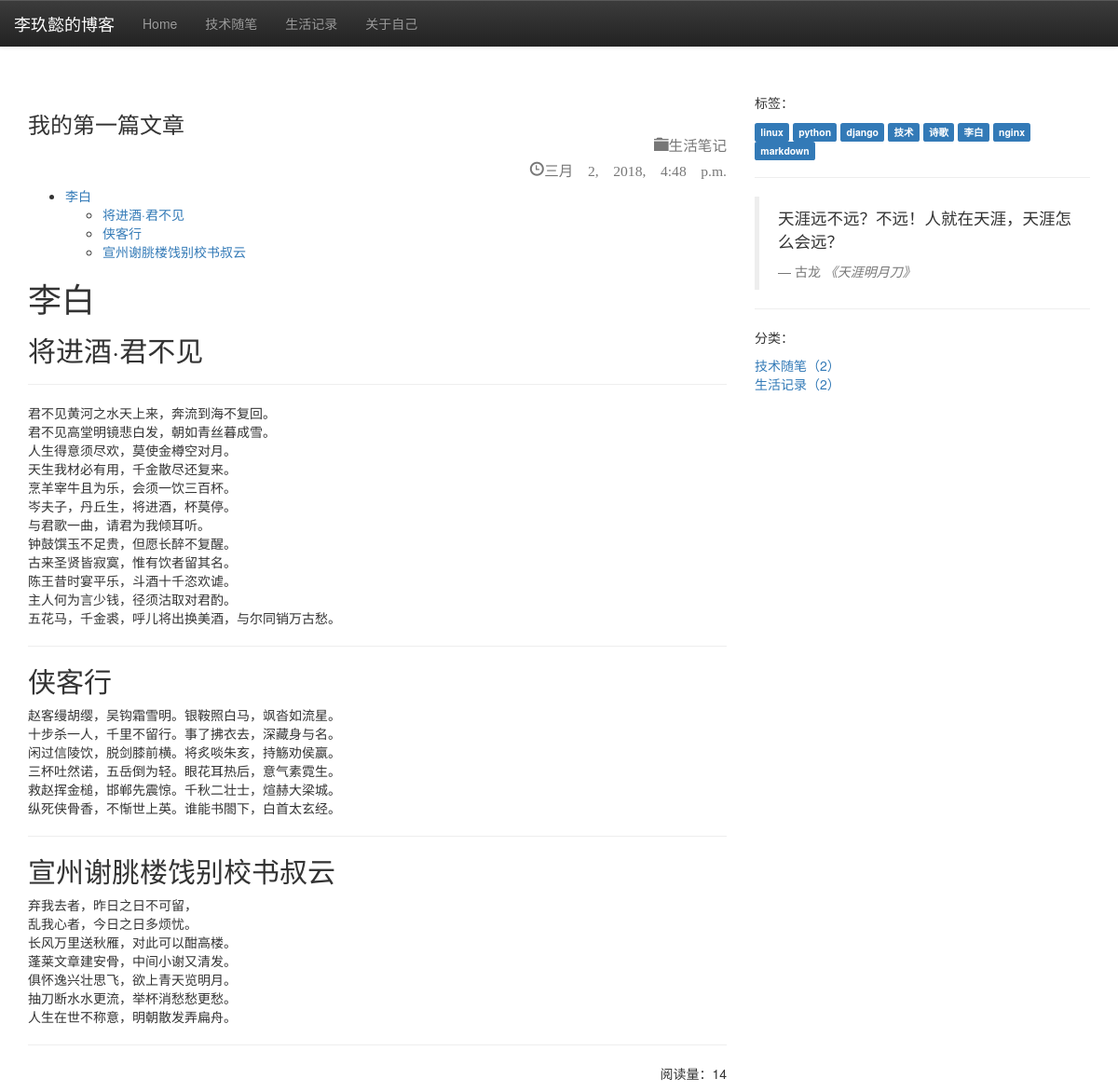
Page /blog/1/ on the committed database.
### blog/models.py (models this page shows, shortened)
class Blog(models.Model):
    title = models.CharField(max_length=50, verbose_name='题目')
    content = models.TextField(verbose_name='内容')
    created_time = models.DateTimeField(auto_now_add=True, verbose_name='创建时间')
    changed_time = models.DateTimeField(auto_now=True, verbose_name='修改时间')
    tag = models.ManyToManyField(Tag,verbose_name='标签')
    category = models.ForeignKey(Category, on_delete=models.CASCADE,verbose_name='分类')
    view_count=models.IntegerField(default=0,verbose_name='阅读量')
    class Meta:
        ordering = ['-created_time']
        db_table = '博客'
        verbose_name_plural = '博客'

class Category(models.Model):
    category = models.CharField(max_length=20, verbose_name='分类')
    def __str__(self):
        return self.category
    class Meta:
        db_table = '分类'
        verbose_name_plural = '博客分类'

class Tag(models.Model):
    tag = models.CharField(max_length=20, verbose_name='标签')
    def __str__(self):
        return  self.tag
    class Meta:
        db_table = '标签'
        verbose_name_plural = '博客标签'

### blog/views.py (the view)
# urls.py: path('blog/<int:blogid>/',views.detailblogview,name='detail'),
def detailblogview(request, blogid):
    blog=models.Blog.objects.get(pk=blogid)
    tags = models.Tag.objects.all()
    blog_category_learn = models.Blog.objects.filter(category__category__contains='技术随笔').count()
    blog_category_life = models.Blog.objects.filter(category__category__contains='生活笔记').count()
    blog.view_count += 1
    blog.save()
    blog.content = markdown.markdown(blog.content,extensions=[
                                     'markdown.extensions.extra',
                                     'markdown.extensions.codehilite',
                                     'markdown.extensions.toc',])
    context = {
        'blog' : blog,
        'tags' : tags,
        'blog_category_learn' : blog_category_learn,
        'blog_category_life' :blog_category_life,
    }
    return render(request,'detail.html',context=context)

### templates/detail.html (shortened to what this page needs)
{% load static %}
<!DOCTYPE html>
<html lang="zh-CN">
<head>
<link rel="stylesheet" href="https://cdn.bootcss.com/bootstrap/3.3.7/css/bootstrap.min.css">
<link rel="stylesheet" href="https://cdn.bootcss.com/bootstrap/3.3.7/css/bootstrap-theme.min.css">
</head>
<body>
 <div class="container">
     <div class="row">
         <nav class="nav navbar-default navbar-fixed-top navbar-inverse" role="navigation">
             <a href="#" class="navbar-brand ">李玖懿的博客</a>
             <div id="navbar" class="collapse navbar-collapse">
                 <ul id="mytab" class="navbar-nav nav">
                     <li ><a href="{% url 'index' %}">Home</a></li>
                     <li ><a href="{% url 'learn' %}">技术随笔</a></li>
                     <li ><a href="{% url 'life' %}">生活记录</a> </li>
                     <li ><a href="">关于自己</a> </li>
                 </ul>
             </div>
         </nav>
     </div>
 </div>
 <br>
 <br>
 <br>
 <br>
 <br>
 <div class="container">
     <div class="row">
         <div class="col-md-8">
             <h3>{{ blog.title }}
                 <small>
                     <p class="text-right"><span class="glyphicon glyphicon-folder-close" aria-hidden="true">{{ blog.category }}</span></p>
                     <p class="text-right"><span class="glyphicon glyphicon-time" aria-hidden="true">{{ blog.created_time }}</span></p>
                 </small>
             </h3>
             <p>{{ blog.content|safe }}</p>
             <hr>
             <p class="text-right">阅读量：{{ blog.view_count }}</p>
         </div>
         <div class="col-md-4">
             <p>标签：</p>
             {% for tag in tags %}
                 <span class="label label-primary ">{{ tag }}</span>
             {% endfor %}
             <hr>
         <blockquote>
             <p>天涯远不远？不远！人就在天涯，天涯怎么会远？</p>
             <footer>古龙 <cite title="Source Title">《天涯明月刀》</cite></footer>
         </blockquote>
         <hr>
         <p>分类：</p>
         <a href="{% url 'learn' %}">技术随笔（{{ blog_category_learn }}）</a>
         <br>
         <a href="{% url 'life' %}">生活记录（{{ blog_category_life  }}）</a>
         </div>
     </div>
 </div>
</body>
</html>

### rows in the picture
Blog: title "我的第一篇文章", category "生活笔记", created_time "三月 2, 2018, 4:48 p.m.", content "李白 将进酒·君不见 侠客行 宣州谢朓楼饯别校书叔云 李白 将进酒·君不见 君不见黄河之水天上来，奔流到海不复回。 君不见高堂明镜悲白发，朝如青丝暮成雪。 人生得意须尽欢，莫使金樽空对月。 天生我材必有用，千金散尽还复来。 烹羊宰牛且为乐，会须一饮三百杯。 岑夫子，丹丘生，将进酒，杯莫停。 与君歌一曲，请君为我倾耳听。 钟鼓馔玉不足贵，但愿长醉不复醒。 古来圣贤皆寂寞，惟有饮者留其名。 陈王昔时宴平乐，斗酒十千恣欢谑。 主人何为言少钱，径须沽取对君酌。 五花马，千金裘，呼儿将出换美酒，与尔同销万古愁。 侠客行 赵客缦胡缨，吴钩霜雪明。银鞍照白马，飒沓如流星。 十步杀一人，千里不留行。事了拂衣去，深藏身与名。 闲过信陵饮，脱剑膝前横。将炙啖朱亥，持觞劝侯嬴。 三杯吐然诺，五岳倒为轻。眼花耳热后，意气素霓生。 救赵挥金槌，邯郸先震惊。千秋二壮士，煊赫大梁城。 纵死侠骨香，不惭世上英。谁能书閤下，白首太玄经。 宣州谢朓楼饯别校书叔云 弃我去者，昨日之日不可留， 乱我心者，今日之日多烦忧。 长风万里送秋雁，对此可以酣高楼。 蓬莱文章建安骨，中间小谢又清发。 俱怀逸兴壮思飞，欲上青天览明月。 抽刀断水水更流，举杯消愁愁更愁。 人生在世不称意，明朝散发弄扁舟。", view_count "14"
Tag: tag "linux"
Tag: tag "python"
Tag: tag "django"
Tag: tag "技术"
Tag: tag "诗歌"
Tag: tag "李白"
Tag: tag "nginx"
Tag: tag "markdown"

### other values in the picture
{{ blog_category_learn }} "2"
{{ blog_category_life }} "2"
